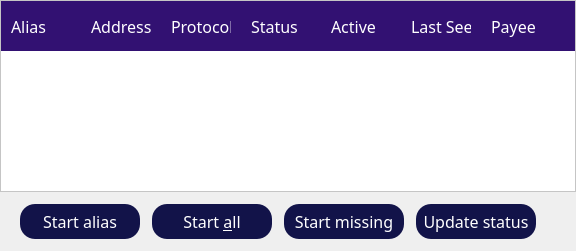
               <widget class="QWidget" name="tabMyZoinodes_4">
                <property name="font">
                 <font>
                  <family>ZoinLight</family>
                 </font>
                </property>
                <attribute name="title">
                 <string>My Zoinodes</string>
                </attribute>
                <layout class="QGridLayout" name="gridLayout_7">
                 <property name="leftMargin">
                  <number>0</number>
                 </property>
                 <property name="topMargin">
                  <number>0</number>
                 </property>
                 <property name="rightMargin">
                  <number>0</number>
                 </property>
                 <property name="bottomMargin">
                  <number>0</number>
                 </property>
                 <property name="spacing">
                  <number>6</number>
                 </property>
                 <item row="0" column="0">
                  <layout class="QVBoxLayout" name="verticalLayout_12">
                   <property name="spacing">
                    <number>0</number>
                   </property>
                   <property name="leftMargin">
                    <number>0</number>
                   </property>
                   <property name="bottomMargin">
                    <number>0</number>
                   </property>
                   <item>
                    <widget class="QTableWidget" name="tableWidgetMyZoinodes_4">
                     <property name="minimumSize">
                      <size>
                       <width>500</width>
                       <height>0</height>
                      </size>
                     </property>
                     <property name="font">
                      <font>
                       <family>ZoinLight</family>
                       <pointsize>13</pointsize>
                      </font>
                     </property>
                     <property name="styleSheet">
                      <string notr="true">
QHeaderView::section {height:50; width: 100;border: 0px solid white; background-color: #321172; color: white; font-size: 12pt;padding-left: 10; padding-right:10; } 
QHeaderView::down-arrow { image: url(:/icons/txdown); width: 8px; height: 8px; }
 QHeaderView::up-arrow { image: url(:/icons/txup); width: 8px; height: 8px; }

QTableView{
alternate-background-color: #EAE6F1;
background-color: white;
}

QScrollBar:horizontal {
            border: 0px solid;
            background: transparent;
            height: 14px;
            margin: 0px 0px 0px 0px;
              padding: 4px;
}
QScrollBar:vertical {
            border: 0px solid #321172;
            background: transparent;
            width: 14px;
            margin: 0px 0px 0px 0px;
       padding: 4px;
        }
QScrollBar::handle {
            background: #aaaaaa;
            border: 0px;
            border-radius: 3px;
        }
        QScrollBar::add-line:vertical {
            height: 0px;
            subcontrol-position: bottom;
            subcontrol-origin: margin;
        }
        QScrollBar::sub-line:vertical {
            height: 0 px;
            subcontrol-position: top;
            subcontrol-origin: margin;
        }
        QScrollBar::add-line:horizontal {
            width: 0px;
            subcontrol-position: right;
            subcontrol-origin: margin;
        }
        QScrollBar::sub-line:horizontal {
            width: 0 px;
            subcontrol-position: left;
            subcontrol-origin: margin;
        }</string>
                     </property>
                     <property name="editTriggers">
                      <set>QAbstractItemView::NoEditTriggers</set>
                     </property>
                     <property name="alternatingRowColors">
                      <bool>true</bool>
                     </property>
                     <property name="selectionMode">
                      <enum>QAbstractItemView::SingleSelection</enum>
                     </property>
                     <property name="selectionBehavior">
                      <enum>QAbstractItemView::SelectRows</enum>
                     </property>
                     <property name="showGrid">
                      <bool>false</bool>
                     </property>
                     <property name="gridStyle">
                      <enum>Qt::NoPen</enum>
                     </property>
                     <property name="sortingEnabled">
                      <bool>true</bool>
                     </property>
                     <property name="columnCount">
                      <number>7</number>
                     </property>
                     <attribute name="horizontalHeaderDefaultSectionSize">
                      <number>80</number>
                     </attribute>
                     <attribute name="horizontalHeaderMinimumSectionSize">
                      <number>80</number>
                     </attribute>
                     <attribute name="horizontalHeaderStretchLastSection">
                      <bool>true</bool>
                     </attribute>
                     <attribute name="verticalHeaderVisible">
                      <bool>false</bool>
                     </attribute>
                     <column>
                      <property name="text">
                       <string>Alias</string>
                      </property>
                      <property name="textAlignment">
                       <set>AlignLeading|AlignVCenter</set>
                      </property>
                     </column>
                     <column>
                      <property name="text">
                       <string>Address</string>
                      </property>
                      <property name="textAlignment">
                       <set>AlignLeading|AlignVCenter</set>
                      </property>
                     </column>
                     <column>
                      <property name="text">
                       <string>Protocol</string>
                      </property>
                      <property name="textAlignment">
                       <set>AlignLeading|AlignVCenter</set>
                      </property>
                     </column>
                     <column>
                      <property name="text">
                       <string>Status</string>
                      </property>
                      <property name="textAlignment">
                       <set>AlignLeading|AlignVCenter</set>
                      </property>
                     </column>
                     <column>
                      <property name="text">
                       <string>Active</string>
                      </property>
                      <property name="textAlignment">
                       <set>AlignLeading|AlignVCenter</set>
                      </property>
                     </column>
                     <column>
                      <property name="text">
                       <string>Last Seen</string>
                      </property>
                      <property name="textAlignment">
                       <set>AlignLeading|AlignVCenter</set>
                      </property>
                     </column>
                     <column>
                      <property name="text">
                       <string>Payee</string>
                      </property>
                      <property name="textAlignment">
                       <set>AlignLeading|AlignVCenter</set>
                      </property>
                      <property name="foreground">
                       <brush brushstyle="NoBrush">
                        <color alpha="255">
                         <red>0</red>
                         <green>0</green>
                         <blue>0</blue>
                        </color>
                       </brush>
                      </property>
                     </column>
                    </widget>
                   </item>
                   <item>
                    <layout class="QHBoxLayout" name="horizontalLayout_15">
                     <property name="spacing">
                      <number>12</number>
                     </property>
                     <property name="leftMargin">
                      <number>20</number>
                     </property>
                     <property name="topMargin">
                      <number>12</number>
                     </property>
                     <property name="rightMargin">
                      <number>0</number>
                     </property>
                     <property name="bottomMargin">
                      <number>12</number>
                     </property>
                     <item>
                      <widget class="QPushButton" name="startButton_4">
                       <property name="enabled">
                        <bool>true</bool>
                       </property>
                       <property name="minimumSize">
                        <size>
                         <width>0</width>
                         <height>35</height>
                        </size>
                       </property>
                       <property name="font">
                        <font>
                         <family>ZoinRegular</family>
                         <pointsize>12</pointsize>
                        </font>
                       </property>
                       <property name="styleSheet">
                        <string notr="true">
QPushButton {
background-color: #121349;
color: white;
border-radius:15px;
height:35px;
width:120px;
border: 0;
}
QPushButton:hover {
background-color: #121349;
color: white;
height:35px;
width:120px;
border:0;
}
QPushButton:hover!pressed {
background-color: #4a0e95;
color: white;
border-radius:15px;
height:35px;
width:120px;
border: 0;
}</string>
                       </property>
                       <property name="text">
                        <string>Start alias</string>
                       </property>
                      </widget>
                     </item>
                     <item>
                      <widget class="QPushButton" name="startAllButton_4">
                       <property name="minimumSize">
                        <size>
                         <width>0</width>
                         <height>35</height>
                        </size>
                       </property>
                       <property name="font">
                        <font>
                         <family>ZoinRegular</family>
                         <pointsize>12</pointsize>
                        </font>
                       </property>
                       <property name="styleSheet">
                        <string notr="true">
QPushButton {
background-color: #121349;
color: white;
border-radius:15px;
height:35px;
width:120px;
border: 0;
}
QPushButton:hover {
background-color: #121349;
color: white;
height:35px;
width:120px;
border:0;
}
QPushButton:hover!pressed {
background-color: #4a0e95;
color: white;
border-radius:15px;
height:35px;
width:120px;
border: 0;
}</string>
                       </property>
                       <property name="text">
                        <string>Start &amp;all</string>
                       </property>
                      </widget>
                     </item>
                     <item>
                      <widget class="QPushButton" name="startMissingButton_4">
                       <property name="minimumSize">
                        <size>
                         <width>0</width>
                         <height>35</height>
                        </size>
                       </property>
                       <property name="font">
                        <font>
                         <family>ZoinRegular</family>
                         <pointsize>12</pointsize>
                        </font>
                       </property>
                       <property name="styleSheet">
                        <string notr="true">
QPushButton {
background-color: #121349;
color: white;
border-radius:15px;
height:35px;
width:120px;
border: 0;
}
QPushButton:hover {
background-color: #121349;
color: white;
height:35px;
width:120px;
border:0;
}
QPushButton:hover!pressed {
background-color: #4a0e95;
color: white;
border-radius:15px;
height:35px;
width:120px;
border: 0;
}</string>
                       </property>
                       <property name="text">
                        <string>Start missing</string>
                       </property>
                      </widget>
                     </item>
                     <item>
                      <widget class="QPushButton" name="UpdateButton_4">
                       <property name="minimumSize">
                        <size>
                         <width>0</width>
                         <height>35</height>
                        </size>
                       </property>
                       <property name="font">
                        <font>
                         <family>ZoinRegular</family>
                         <pointsize>12</pointsize>
                        </font>
                       </property>
                       <property name="styleSheet">
                        <string notr="true">
QPushButton {
background-color: #121349;
color: white;
border-radius:15px;
height:35px;
width:120px;
border: 0;
}
QPushButton:hover {
background-color: #121349;
color: white;
height:35px;
width:120px;
border:0;
}
QPushButton:hover!pressed {
background-color: #4a0e95;
color: white;
border-radius:15px;
height:35px;
width:120px;
border: 0;
}</string>
                       </property>
                       <property name="text">
                        <string>Update status</string>
                       </property>
                      </widget>
                     </item>
                     <item>
                      <spacer name="horizontalSpacer_9">
                       <property name="orientation">
                        <enum>Qt::Horizontal</enum>
                       </property>
                       <property name="sizeHint" stdset="0">
                        <size>
                         <width>40</width>
                         <height>20</height>
                        </size>
                       </property>
                      </spacer>
                     </item>
                    </layout>
                   </item>
                  </layout>
                 </item>
                </layout>
               </widget>
